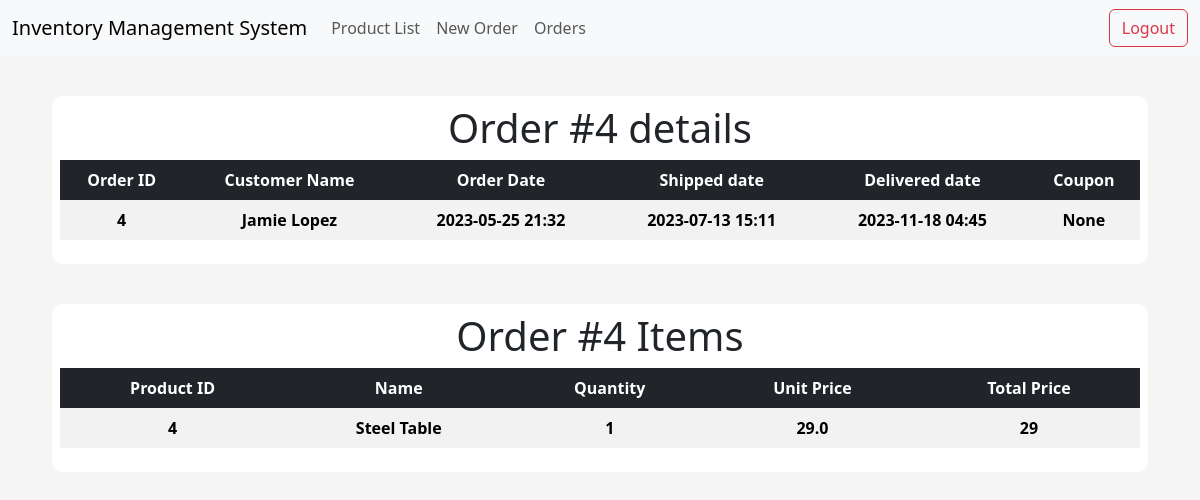
Page /order/4/details on the earlier database version.
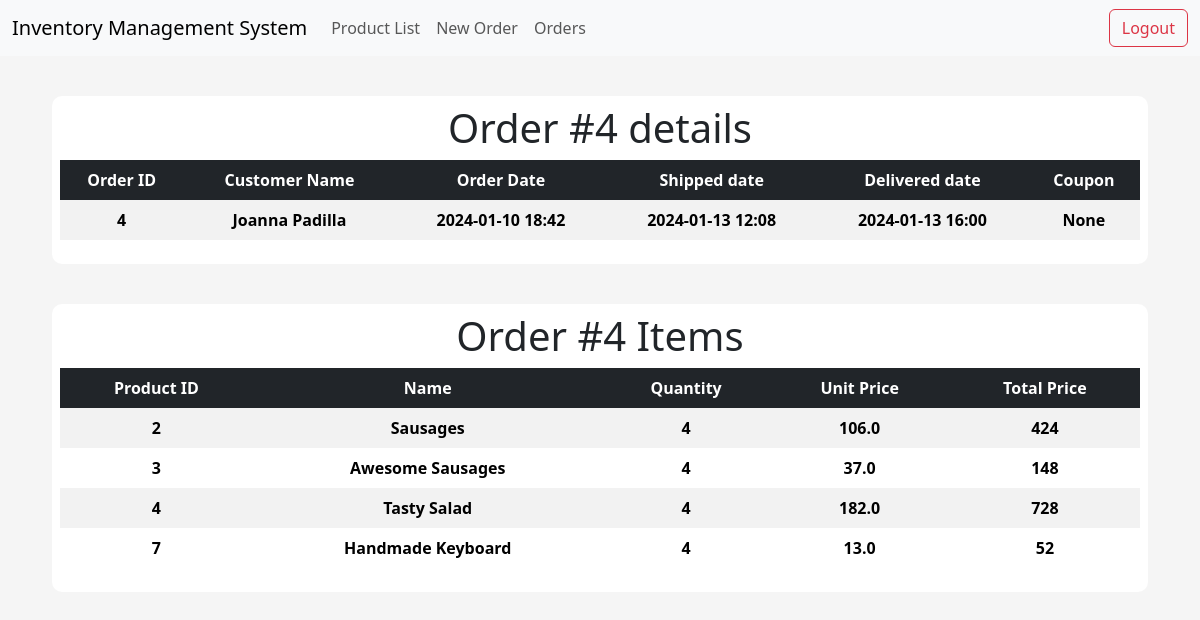
Same page on the later database version.
### app/models/tables.py (models this page shows, shortened)
class Customer(db.Model):
    __tablename__ = "customer"
    id = db.Column(db.Integer, primary_key=True)
    first_name = db.Column(db.String(50), nullable=False)
    last_name = db.Column(db.String(50), nullable=False)
    address = db.Column(db.String(500), nullable=False)
    postcode = db.Column(db.String(50), nullable=False)
    email = db.Column(db.String(50), nullable=False, unique=True)
    orders = db.relationship("Order", backref="customer")

class Order(db.Model):
    __tablename__ = "order"
    id = db.Column(db.Integer, primary_key=True)
    order_date = db.Column(db.DateTime, default=datetime.utcnow(), nullable=False)
    shipped_date = db.Column(db.DateTime)
    delivered_date = db.Column(db.DateTime)
    coupon_code = db.Column(db.String(50))
    customer_id = db.Column(db.Integer, db.ForeignKey("customer.id"), nullable=False)
    order_items = db.relationship("OrderItem", backref="order")

class Product(db.Model):
    __tablename__ = "product"
    id = db.Column(db.Integer, primary_key=True)
    name = db.Column(db.String(50), nullable=False, unique=True)
    price = db.Column(db.Float, nullable=False)
    quantity_available = db.Column(db.Integer)

class OrderItem(db.Model):
    __tablename__ = "order_item"
    order_id = db.Column(db.Integer, db.ForeignKey("order.id"), primary_key=True)
    item_id = db.Column(db.Integer, db.ForeignKey("product.id"), primary_key=True)
    quantity = db.Column(db.Integer, nullable=False)
    total_price = db.Column(db.Integer, nullable=False)

### app/controllers/default.py (the view)
@app.route("/order/<id>/details")
def order_details(id):
    order_items = OrderItem.query.filter_by(order_id=id).all()
    order = Order.query.get(id)
    customer = Customer.query.get(id)
    product_names = [Product.query.get(item.item_id).name for item in order_items]
    products_for_order = {
        item.item_id: Product.query.get(item.item_id) for item in order_items
    }
    return render_template(
        "order_details.html",
        id=id,
        order=order,
        order_items=order_items,
        customer=customer,
        product_names=product_names,
        products_for_order=products_for_order,
        zip=zip,
    )

### app/templates/order_details.html
{% extends "index.html" %}
{% block body %}
<div class="content-section">
    <div class="title">
        <h1>Order #{{order.id}} details</h1>
    </div>
    <table class="table table-striped table-borderless table-hover text-center">
        <thead class="table-dark table-sm">
            <tr>
                <th scope="col">Order ID</th>
                <th scope="col">Customer Name</th>
                <th scope="col">Order Date</th>
                <th scope="col">Shipped date</th>
                <th scope="col">Delivered date</th>
                <th scope="col">Coupon</th>
            </tr>
        </thead>
        <tbody>
                <tr>
                    <th scope="row">{{ id }}</th>
                    <th scope="row">{{ customer.first_name }} {{ customer.last_name }}</th>
                    <th scope="row">{{ order.order_date.strftime('%Y-%m-%d %H:%M') }}</th>
                    <th scope="row">{{ order.shipped_date.strftime('%Y-%m-%d %H:%M') }}</th>
                    <th scope="row">{{ order.delivered_date.strftime('%Y-%m-%d %H:%M') }}</th>
                    <th scope="row">{{ order.coupon_code }}</th>
                </tr>
        </tbody>
    </table>
</div>
<div class="content-section">
    <div class="title">
        <h1>Order #{{order.id}} Items</h1>
    </div>
    <table class="table table-striped table-borderless table-hover text-center">
        <thead class="table-dark table-sm">
            <tr>
                <th scope="col">Product ID</th>
                <th scope="col">Name</th>
                <th scope="col">Quantity</th>
                <th scope="col">Unit Price</th>
                <th scope="col">Total Price</th>
            </tr>
        </thead>
        <tbody>
            {% for product, product_name in zip(order_items, product_names) %}
            {% set product_obj = products_for_order.get(product.item_id) %}
                <tr>
                    <th scope="row">{{ product.item_id }}</th>
                    <th scope="row">{{ product_name }}</th>
                    <th scope="row">{{ product.quantity }}</th>
                    <th scope="row">{{ product_obj.price }}</th>
                    <th scope="row">{{ product.total_price }}</th>
                </tr>
            {% endfor %}
        </tbody>
    </table>
</div>
{% endblock body %}

Differences in the rows shown:
changed Order "None": order_date "2023-05-25 21:32" → "2024-01-10 18:42"; shipped_date "2023-07-13 15:11" → "2024-01-13 12:08"; delivered_date "2023-11-18 04:45" → "2024-01-13 16:00"
changed Customer: first_name "Jamie" → "Joanna"; last_name "Lopez" → "Padilla"
now on this page (row edited): Product: item_id "2", name "Sausages", quantity "4", price "106.0", total_price "424"
added Product: item_id "3", name "Awesome Sausages", quantity "4", price "37.0", total_price "148"
changed Product: name "Steel Table" → "Tasty Salad"; quantity "1" → "4"; price "29.0" → "182.0"; total_price "29" → "728"
now on this page (row edited): Product: item_id "7", name "Handmade Keyboard", quantity "4", price "13.0", total_price "52"
